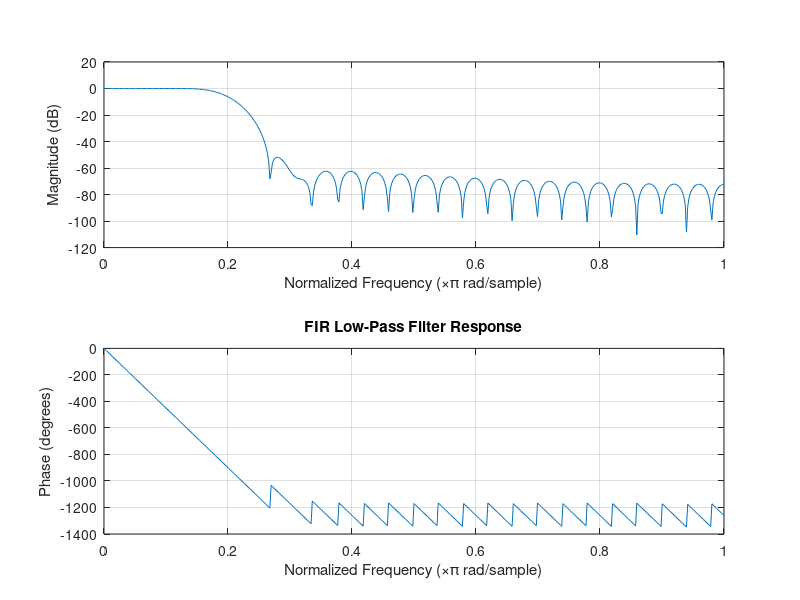

The MATLAB source for this figure:
% Design FIR low-pass filter
Fs = 1000;     % Sampling frequency
Fc = 100;      % Cutoff frequency
N = 50;        % Filter order

b = fir1(N, Fc/(Fs/2));   % FIR filter design
freqz(b, 1);              % Frequency response plot
title('FIR Low-Pass Filter Response');
